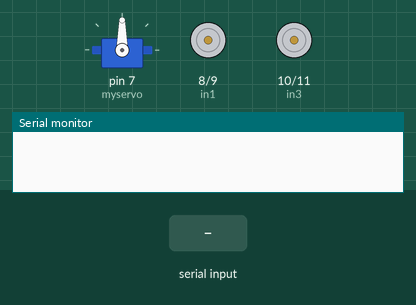
Simulated run of this sketch. Board: Arduino Uno, built with avr-gcc and run on an emulated ATmega328P. Shown: servo, motor-driver pin pairs drawn as motors (green arrow = first pin HIGH = forward, orange = second pin HIGH = backward, longer = more drive, scaled by the enable pin), the last lines printed to the serial monitor. Inputs (shaded band) come from the test bench.

Above: at 1.2 s.
1.3 s: "R" received over Serial
2.8 s: "L" received over Serial
4.3 s: "B" received over Serial
5.8 s: "P" received over Serial
At 13.05 s:
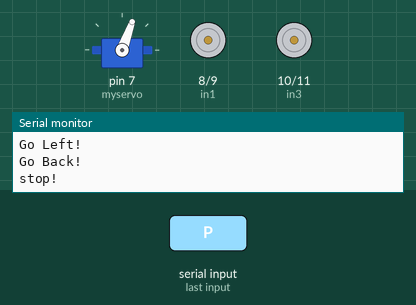
At 14.2 s:
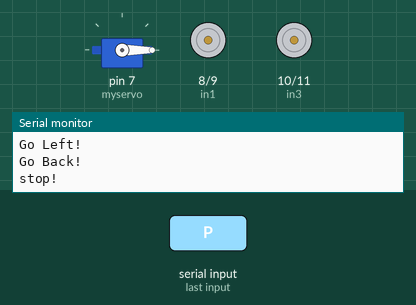
Timing chart, 0 to 14.4 s (numbered marks = the images above; inputs shaded):
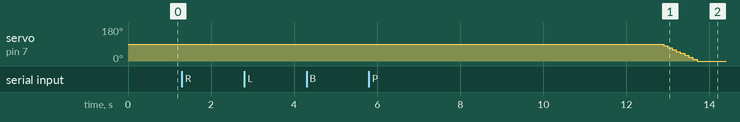

The sketch:

Final_test.ino
```cpp
//motor
#define enA 3
#define enB 4
#define in1 8
#define in2 9
#define in3 10
#define in4 11


int state;
int flag=0;
int stateStop=0;

//ultrasound
const int trigPin = 12;
const int echoPin = 13;

float duration, distance = 2.80;

//servo
#include <Servo.h>

Servo myservo;
int pos = 0;


void setup() {
  pinMode(enA, OUTPUT);
  pinMode(enB, OUTPUT);
  pinMode(in1, OUTPUT);
  pinMode(in2, OUTPUT);
  pinMode(in3, OUTPUT);
  pinMode(in4, OUTPUT);
  pinMode(trigPin, OUTPUT);
	pinMode(echoPin, INPUT);
  Serial.begin(9600);
  digitalWrite(in1, LOW);
  digitalWrite(in2, HIGH);
  digitalWrite(in3, LOW);
  digitalWrite(in4, HIGH);
  pinMode(enA, HIGH);
  pinMode(enB, HIGH);
  myservo.attach(7);
}

void loop() {
  if (Serial.available()>0) {
    state=Serial.read();
    flag=0;
  }

  if (state == 'F'){
    digitalWrite(in1, LOW);
    digitalWrite(in2, HIGH);
    digitalWrite(in3, LOW);
    digitalWrite(in4, HIGH);
    // Delay(1000)
    if(flag==0){
      Serial.println("Go Forward!");
      flag=1;
    }
  }
  else if (state == 'R'){
    digitalWrite(in1, HIGH);
    digitalWrite(in2, LOW);
    digitalWrite(in3, LOW);
    digitalWrite(in4, HIGH);
    if(flag==0){
      Serial.println("Go Right!");
      flag=1;
    }
  }
  else if (state == 'L'){
    digitalWrite(in1, LOW);
    digitalWrite(in2, HIGH);
    digitalWrite(in3, HIGH);
    digitalWrite(in4, LOW);
    if(flag==0){
      Serial.println("Go Left!");
      flag=1;
    }
  }
  else if (state == 'B'){
    digitalWrite(in1, HIGH);
    digitalWrite(in2, LOW);
    digitalWrite(in3, HIGH);
    digitalWrite(in4, LOW);
    if(flag==0){
      Serial.println("Go Back!");
      flag=1;
    }
  }
  else if (state == 'P'){
    digitalWrite(in1, LOW);
    digitalWrite(in2, HIGH);
    digitalWrite(in3, LOW);
    digitalWrite(in4, HIGH);
    delay(5000);
    digitalWrite(in1, LOW);
    digitalWrite(in2, LOW);
    digitalWrite(in3, LOW);
    digitalWrite(in4, LOW);
    delay(2000);
    if(flag==0){
      Serial.println("stop!");
      flag=1;
    }

    //open servo
    for (pos = 90; pos >= 0; pos -= 10) {
      myservo.write(pos);
      delay(100);
    }

    //check distance
    while(distance >= 2.80){
      digitalWrite(in1, LOW);
      digitalWrite(in2, LOW);
      digitalWrite(in3, LOW);
      digitalWrite(in4, LOW);
      delay(2000);

      digitalWrite(trigPin, LOW);
	    delayMicroseconds(2);
	    digitalWrite(trigPin, HIGH);
	    delayMicroseconds(10);
	    digitalWrite(trigPin, LOW);

      duration = pulseIn(echoPin, HIGH);

      distance = (duration*.0343)/2;

      Serial.print("Distance: ");
	    Serial.println(distance);
	    delay(100);
    }

    //close seervo
    for (pos = 0; pos <= 90; pos += 10) {
      myservo.write(pos);
      delay(100);
    }

    //front-back-front-back
    digitalWrite(in1, HIGH);
    digitalWrite(in2, LOW);
    digitalWrite(in3, HIGH);
    digitalWrite(in4, LOW);
    delay(3000);
    digitalWrite(in1, LOW);
    digitalWrite(in2, HIGH);
    digitalWrite(in3, LOW);
    digitalWrite(in4, HIGH);
    delay(3000);
    digitalWrite(in1, HIGH);
    digitalWrite(in2, LOW);
    digitalWrite(in3, HIGH);
    digitalWrite(in4, LOW);
    delay(3000);
    digitalWrite(in1, LOW);
    digitalWrite(in2, HIGH);
    digitalWrite(in3, LOW);
    digitalWrite(in4, HIGH);
    delay(3000);

    digitalWrite(in1, HIGH);
    digitalWrite(in2, LOW);
    digitalWrite(in3, HIGH);
    digitalWrite(in4, LOW);
    delay(20000);
  }
}
```

Measured:
- after the input at 5.8 s, servo on pin 7 (myservo): moves from 90° to 0° over 0.80 s, starting after 7.1 s
